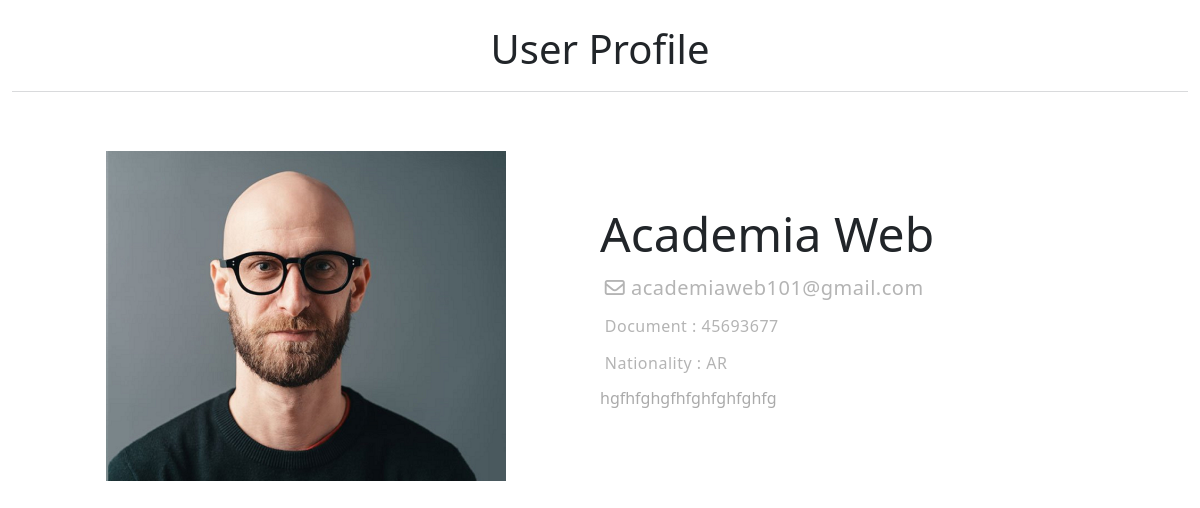
The page /academiaweb/admins/admin/email=academiaweb101@gmail.com (signed in) on the database as committed earlier.
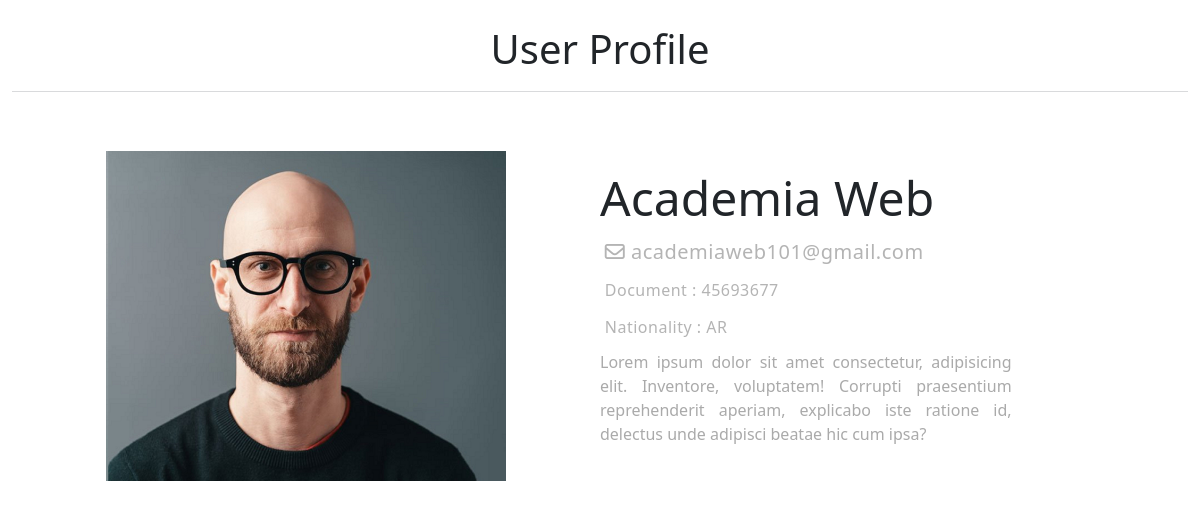
The same page on the database as committed later.
### main_app/models.py (models this page shows, shortened)
class Admins(models.Model):
    id              = models.AutoField(primary_key=True)
    user            = models.ForeignKey(UserAccount,on_delete=models.CASCADE)
    document        = models.CharField(max_length=8,unique=True)
    first_name      = models.CharField(max_length=200)
    last_name       = models.CharField(max_length=200)
    date_of_birth   = models.DateField(default=datetime.date.today)
    gender_choice   = (('male','male'),('feminine','feminine'),('undefined','undefined'))
    gender          = models.CharField(max_length=10, default='male', choices=gender_choice)
    nationality     = CountryField()
    description     = models.TextField(max_length=500,blank=True)
    profile_picture = models.ImageField(blank=True,null=True, upload_to=upload_location_admins)
    class Meta():
        verbose_name        = 'Admin'
        verbose_name_plural = 'Admins'
    @property
    def full_name(self):
        return '{} {}'.format(self.first_name,self.last_name)
    @property
    def email(self):
        return str(self.user)

class UserAccount(AbstractBaseUser,PermissionsMixin):
    email           = models.EmailField(unique=True)
    groups          = models.ManyToManyField(Group,blank=True)
    date_joined     = models.DateTimeField(auto_now_add=timezone.now())
    last_login      = models.DateTimeField(auto_now=timezone.now())
    is_active       = models.BooleanField(default=True)
    is_staff        = models.BooleanField(default=False)
    is_superuser    = models.BooleanField(default=False)
    is_teacher      = models.BooleanField(default=False)
    is_student      = models.BooleanField(default=False)
    is_admin        = models.BooleanField(default=False)
    USERNAME_FIELD  = 'email'
    objects = UserManager()
    def __str__(self):
        return self.email

### main_app/views.py (the view)
# urls.py: path('admins/admin/email=<str:email>',views.AdminsData,name='admin'),
@login_required(login_url='login')
def AdminsData(request,email):
    user  = UserAccount.objects.get(email=email)
    user  = Admins.objects.get(user=user)
    update_url = f'/academiaweb/admins/admin_update/email={user.email}/'
    delete_url = f'/academiaweb/admins/admin_delete/email={user.email}/'
    context = {'user':user,'update_url':update_url,'delete_url':delete_url}
    return render(request,'profile.html',context)

### main_app/templates/profile.html (shortened to what this page needs)
{% extends 'base.html' %}
{% load static %}
{% block content %}
<link rel="stylesheet" href="{% static 'css/profile.css' %}">
<div class="container-fluid">
    <div class="title">
        <h1>User Profile</h1>
    </div>
    <div class="user-profile">
        <div class="picture col">
            <img src="{{user.profile_picture.url}}" width="400px">
        </div>
        <div class="data col">
            <h2>{{user.full_name}}</h2>
            <h5><i class="far fa-envelope"></i> {{user.email}}</h5>
            <h6>Document : {{user.document}}</h6>
            <h6>Nationality : {{user.nationality}}</h6>
            {% if user.description %}
            <p>{{user.description}}</p>
            {% endif %}
        </div>
    </div>
</div>
{% endblock %}

Rows that differ between the two databases and show on the page:
changed Admins "Academia Web": description "hgfhfghgfhfghfghfghfg" → "Lorem ipsum dolor sit amet consectetur, adipisicing elit. Inventore, voluptatem! Corrupti praesentium reprehenderit aperiam, explicabo iste ratione id, delectus unde adipisci beatae hic cum ipsa?"
